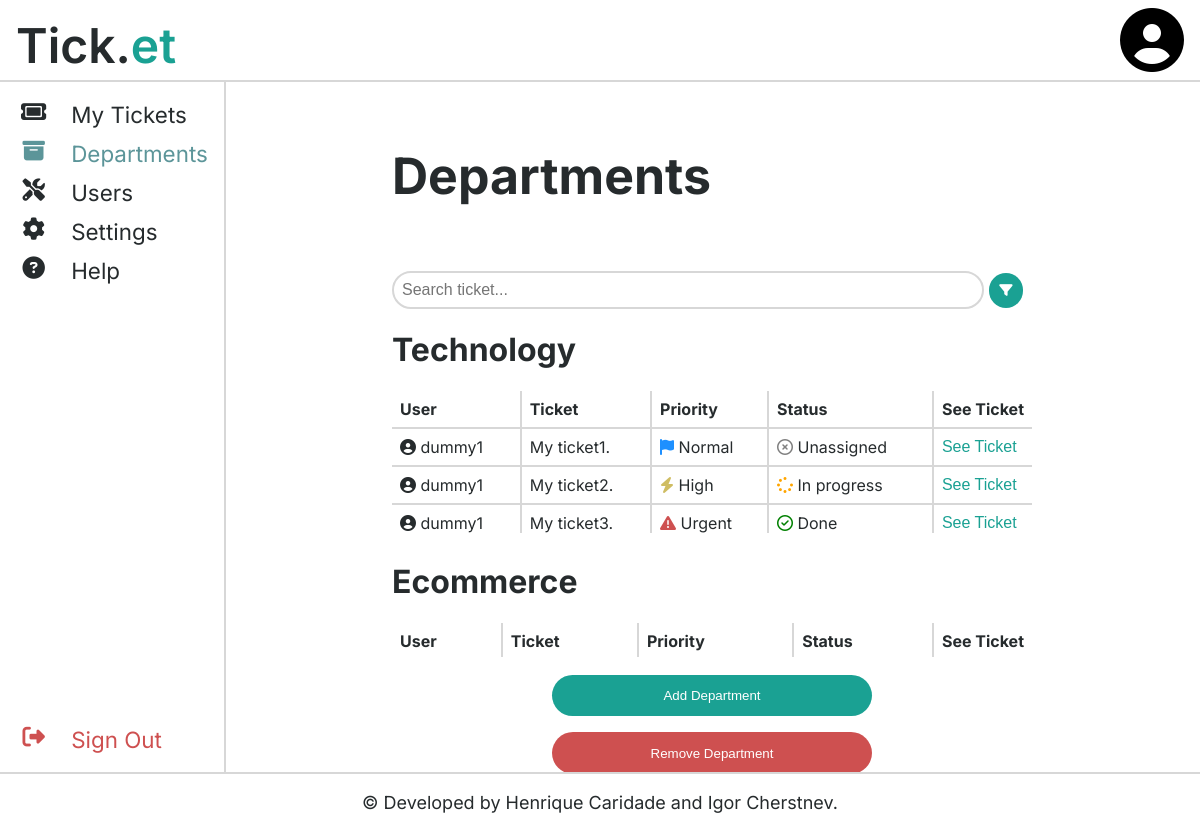
The page /pages/department_page.php (signed in) on the database as committed earlier.
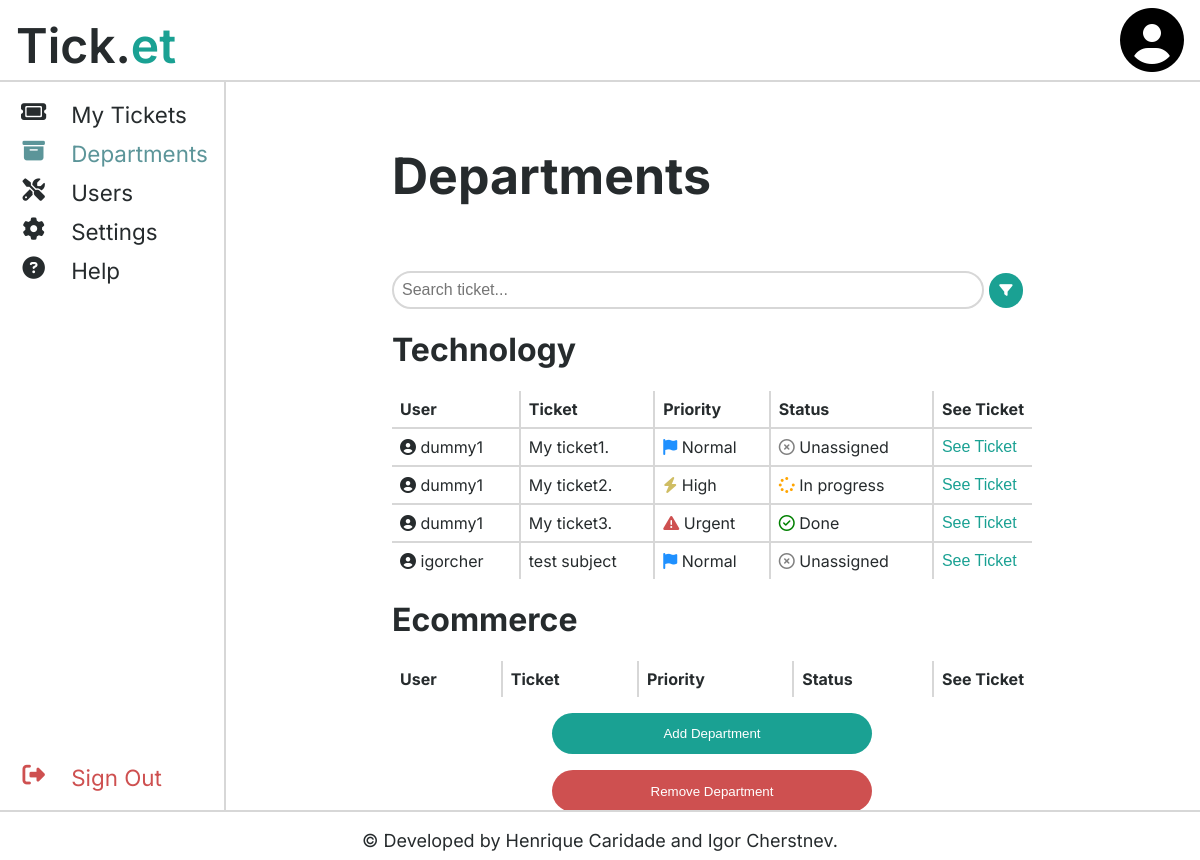
The same page on the database as committed later.
### tables this page shows
CREATE TABLE Department (
    name STRING PRIMARY KEY NOT NULL,
    abbrev STRING UNIQUE NOT NULL
);

CREATE TABLE Ticket (
    id INTEGER PRIMARY KEY NOT NULL,
    publisher STRING NOT NULL REFERENCES User(username),
    department STRING NOT NULL REFERENCES Department(username),
    publishDate DATETIME NOT NULL,
    priority STRING NOT NULL CHECK (priority IN('Normal', 'High', 'Urgent')),
    subject STRING NOT NULL,
    text STRING NOT NULL
);

CREATE TABLE TicketStatus (
    id INTEGER PRIMARY KEY AUTOINCREMENT NOT NULL,
    ticketId INTEGER NOT NULL REFERENCES Ticket(id),
    agentUsername STRING REFERENCES User(username),
    date DATETIME NOT NULL,
    status STRING NOT NULL CHECK (status IN('Unassigned', 'In progress', 'Done'))
);

### classes/session.php (called while the page is built, shortened)
<?php
    class Session {
        static ?Session $instance = null;
        static function getSession() : Session {
            if (static::$instance === null)
                static::$instance = new Session();
            return static::$instance;
        }
        public function getSavedInput(string $attrib) : ?string {
            return $_SESSION[Session::INPUT][$attrib];
        }
        public function getRights(string $userType){
            if($userType === User::USERTYPE_AGENT){
                return $_SESSION[Session::USERTYPE] === User::USERTYPE_AGENT or $_SESSION[Session::USERTYPE] === User::USERTYPE_ADMIN;
            }
            if($userType === User::USERTYPE_ADMIN){
                return $_SESSION[Session::USERTYPE] === User::USERTYPE_ADMIN;
            }
        }
    }
?>

### classes/department.php (called while the page is built, shortened)
<?php
    class Department{
        private function __construct(string $name, string $abbrev) {
            $this->name = $name;
        }
        private static function fromArray(array $department) : Department {
            return new Department($department["name"], $department["abbrev"]);
        }
        public static function getAllDepartments(PDO $db) : array {
            $stmt = $db->prepare('SELECT * FROM Department');
            $stmt->execute();
            $departmentArray = array();
            foreach($stmt->fetchAll() as $department){
                $departmentArray[] = Department::fromArray($department);
            }
            return $departmentArray;
        }
    }
?>

### classes/preferences.php (called while the page is built, shortened)
<?php
    class Preferences{
        private function __construct(bool $normal, bool $high, bool $urgent, bool $unassigned, bool $inProgress, bool $done) {
            $this->normal = $normal;
            $this->high = $high;
            $this->urgent = $urgent;
            $this->unassigned = $unassigned;
            $this->inProgress = $inProgress;
            $this->done = $done;
        }
        public static function getPreferences(PDO $db, string $username) : Preferences {
            $stmt = $db->prepare('SELECT * FROM Preferences WHERE username = ?');
            $stmt->execute(array($username));
            $prefArray = $stmt->fetch();
            return new Preferences($prefArray['filterNormal'], $prefArray['filterHigh'], $prefArray['filterUrgent'], $prefArray['filterUnassigned'],  $prefArray['filterInProgress'], $prefArray['filterDone']);
        }
    }
?>

### classes/ticket.php (called while the page is built, shortened)
<?php
    include_once("../classes/ticketStatus.php");
    include_once("../classes/preferences.php");
    class Ticket {
        private function __construct(PDO $db, int $id, string $publisher, string $department, DateTime $publishDate, string $priority, string $subject, string $text) {
            $this->subject = $subject;
            $this->statuses = TicketStatus::getTicketStatuses($db, $id);
        }
        private static function fromArray(PDO $db, array $ticket) : Ticket {
            return new Ticket($db, (int) $ticket['id'], $ticket['publisher'], $ticket['department'], new DateTime($ticket['publishDate']), $ticket['priority'], $ticket['subject'], $ticket['text']);
        }
        public static function getFilteredTickets(PDO $db, string $department, Preferences $filters, string $query = '') : array {
            $array = array_filter(array($filters->normal? 'Normal' : null , $filters->high? 'High': null, $filters->urgent? 'Urgent' : null), fn($val) => $val !== null);
            $statusArray = array_filter(array($filters->unassigned? 'Unassigned' : null, $filters->inProgress? 'In progress' : null, $filters->done? 'Done' : null), fn($val) => $val !== null);
            $stmt = $db->prepare('SELECT * FROM Ticket WHERE department=? AND priority IN (' . join(',', array_fill(0, sizeof($array), '?')) . ') AND (subject LIKE ? OR text LIKE ?) AND id IN (SELECT id from TicketStatus WHERE status IN (' . join(',', array_fill(0, sizeof($statusArray), '?')) . '))');
            $query = '%' . str_replace(array('\\', '_', '%'), array('\\\\', '\\_', '\\%'), $query) . '%';
            $stmt->execute(array($department, ...$array, $query, $query, ...$statusArray));
            $tickets = $stmt->fetchAll();
            $ticketArray = array();
            foreach ($tickets as $ticket) {
                $ticketArray[] = Ticket::fromArray($db, $ticket);
            }
            return $ticketArray;
        }
    }
?>

### classes/ticketStatus.php (called while the page is built, shortened)
<?php
    class TicketStatus {
        private static function fromArray(array $status) : TicketStatus {
            return new TicketStatus((int) $status['id'], (int) $status['ticketId'], $status['agentUsername'], new DateTime($status['date']), $status['status']);
        }
        public static function getTicketStatuses(PDO $db, int $id) : array {
            $stmt = $db->prepare('SELECT * FROM TicketStatus WHERE ticketId=?');
            $stmt->execute(array($id));
            $statuses = $stmt->fetchAll();
            $statusArray = array();
            foreach ($statuses as $status) {
                $statusArray[] = TicketStatus::fromArray($status);
            }
            usort($statusArray, fn(TicketStatus $a, TicketStatus $b) => ($a->date > $b->date) ? 1 : (($a->date < $b->date) ? -1 : 0));
            return $statusArray;
        }
    }
?>

### templates/profile.php (the view)
<?php
    function drawProfile(?string $username, bool $showUsername=false, bool $showIcon=true) {
?>
<div class="profile" data-user="<?=htmlentities($username)?>">
<?php if ($showIcon) { ?>
<i class="fa-solid fa-circle-user"></i>
<?php } if ($showUsername) { ?>
    <span class="username"><?=htmlentities($username)?></span>
<?php } ?>
</div>
<?php
    }
?>

### pages/department_page.php (shortened to what the rows shown need)
<?php
    include_once("../templates/header.php");
    include_once("../templates/footer.php");
    include_once("../templates/ticket.php");
    include_once("../classes/session.php");
    include_once("../classes/department.php");
    include_once("../classes/ticket.php");
    include_once("../classes/preferences.php");
    $session = Session::getSession();
    $db = getDatabaseConnection();
    $departments = ($session->getRights(User::USERTYPE_ADMIN)) ?
        Department::getAllDepartments($db) :
        Department::getDepartmentsFromAgent($db, $_SESSION[Session::USERNAME]);
    $preferences = Preferences::getPreferences($db, $_SESSION[Session::USERNAME]);
    $query = $session->getSavedInput(Session::S_DEPARTMENT)?? '';
?>
<main class="main-sidebar">
    <div class="page">
        <h1 class="title">Departments</h1>
        <div id="department-tables">
            <?php
            foreach ($departments as $department) {
                $tickets = Ticket::getFilteredTickets($db, $department->name, $preferences, $query);
                ?> <h1> <?=htmlentities($department->name); ?></h1> <?php
                drawTicketsDepartment($tickets);
            }?>
        </div>
    </div>
</main>

### templates/ticket.php (shortened to what the rows shown need)
<?php
    include_once("../classes/ticket.php");
    include_once("../templates/profile.php");
    include_once("../templates/priority.php");
    include_once("../templates/status.php");
?>
<?php
    function _drawTicketDepartment(Ticket $ticket) {
        ?>
        <tr class="ticket">
            <td class="ticket-username"><?php drawProfile($ticket->publisher, true); ?></td>
            <td class="ticket-subject"><?=htmlentities($ticket->subject)?></td>
            <td class="ticket-priority"><?php drawPriority($ticket->priority); ?></td>
            <td class="ticket-status"><?php drawStatus($ticket->status->status); ?></td>
            <td class="ticket-edit">
                <form class="ticket-page-form" action="../pages/ticket_page.php" method="post">
                    <button type='submit' class="ticket-page-submit">See Ticket</button>
                </form>
            </td>
        </tr>
        <?php
            }
    function drawTicketsDepartment(array $tickets) {
        ?>
        <table id="tickets">
            <thead>
                <tr>
                    <th>User</th>
                    <th>Ticket</th>
                    <th>Priority</th>
                    <th>Status</th>
                    <th style="width: 0;">See Ticket</th>
                </tr>
            </thead>
            <tbody>
            <?php
            foreach ($tickets as $ticket) {
                _drawTicketDepartment($ticket);
            }
            ?>
            </tbody>
        </table>
        <?php
            }
?>

### templates/priority.php
<?php
    function drawPriority(string $priority) {
?>
<div class="priority">
    <?php if($priority === 'Normal'){
        ?>
        <i class="fa-solid fa-flag"style="color: dodgerblue"></i>
    <?php }
    else if($priority === 'High') {?>
        <i class="fa-solid fa-bolt" style="color: var(--warning-color)"></i>
    <?php }
    else if($priority ==='Urgent') {?>
        <i class="fa-solid fa-triangle-exclamation" style="color: var(--error-color)"></i>
    <?php } ?>
        <span class="priority"><?=htmlentities($priority)?></span>
</div> <?php }?>

### templates/status.php
<?php
    function drawStatus(string $status) {
?>
<div class="status">
    <?php if($status === 'Unassigned'){
        ?>
        <i class="fa-regular fa-circle-xmark" style="color: gray;"></i>
    <?php }
    else if($status === 'In progress') {?>
        <i class="fa-solid fa-spinner" style="color: orange"></i>
    <?php }
    else if($status ==='Done') {?>
        <i class="fa-regular fa-circle-check" style =" color: green;"></i>
    <?php } ?>
        <span class="status"><?=htmlentities($status)?></span>
</div> <?php }?>

Rows that differ between the two databases and show on the page:
added ticket: publisher "igorcher", subject "test subject", priority "Normal", shown under department "Technology"
added ticketstatus: status "Unassigned"
